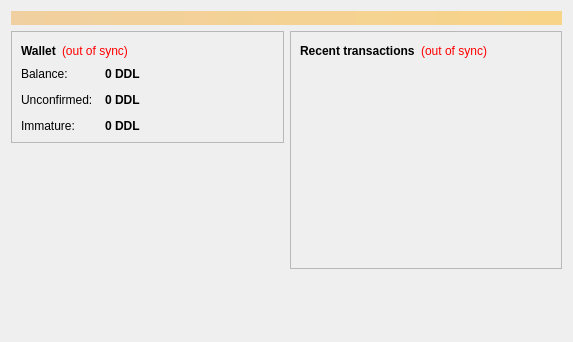
<?xml version="1.0" encoding="UTF-8"?>
<ui version="4.0">
 <class>OverviewPage</class>
 <widget class="QWidget" name="OverviewPage">
  <property name="geometry">
   <rect>
    <x>0</x>
    <y>0</y>
    <width>573</width>
    <height>342</height>
   </rect>
  </property>
  <property name="windowTitle">
   <string>Form</string>
  </property>
  <layout class="QVBoxLayout" name="topLayout">
   <item>
    <widget class="QLabel" name="labelAlerts">
     <property name="visible">
      <bool>false</bool>
     </property>
     <property name="styleSheet">
      <string notr="true">background-color: qlineargradient(x1: 0, y1: 0, x2: 1, y2: 0, stop:0 #F0D0A0, stop:1 #F8D488); color:#000000;</string>
     </property>
     <property name="wordWrap">
      <bool>true</bool>
     </property>
     <property name="margin">
      <number>3</number>
     </property>
    </widget>
   </item>
   <item>
    <layout class="QHBoxLayout" name="horizontalLayout" stretch="1,1">
     <item>
      <layout class="QVBoxLayout" name="verticalLayout_2">
       <item>
        <widget class="QFrame" name="frame">
         <property name="frameShape">
          <enum>QFrame::StyledPanel</enum>
         </property>
         <property name="frameShadow">
          <enum>QFrame::Raised</enum>
         </property>
         <layout class="QVBoxLayout" name="verticalLayout_4">
          <item>
           <layout class="QHBoxLayout" name="horizontalLayout_4">
            <item>
             <widget class="QLabel" name="label_5">
              <property name="font">
               <font>
                <weight>75</weight>
                <bold>true</bold>
               </font>
              </property>
              <property name="text">
               <string>Wallet</string>
              </property>
             </widget>
            </item>
            <item>
             <widget class="QLabel" name="labelWalletStatus">
              <property name="toolTip">
               <string>The displayed information may be out of date. Your wallet automatically synchronizes with the DefiledDollars network after a connection is established, but this process has not completed yet.</string>
              </property>
              <property name="styleSheet">
               <string notr="true">QLabel { color: red; }</string>
              </property>
              <property name="text">
               <string notr="true">(out of sync)</string>
              </property>
              <property name="alignment">
               <set>Qt::AlignLeading|Qt::AlignLeft|Qt::AlignVCenter</set>
              </property>
             </widget>
            </item>
            <item>
             <spacer name="horizontalSpacer_2">
              <property name="orientation">
               <enum>Qt::Horizontal</enum>
              </property>
              <property name="sizeHint" stdset="0">
               <size>
                <width>40</width>
                <height>20</height>
               </size>
              </property>
             </spacer>
            </item>
           </layout>
          </item>
          <item>
           <layout class="QFormLayout" name="formLayout_2">
            <property name="fieldGrowthPolicy">
             <enum>QFormLayout::AllNonFixedFieldsGrow</enum>
            </property>
            <property name="horizontalSpacing">
             <number>12</number>
            </property>
            <property name="verticalSpacing">
             <number>12</number>
            </property>
            <item row="0" column="0">
             <widget class="QLabel" name="label">
              <property name="text">
               <string>Balance:</string>
              </property>
             </widget>
            </item>
            <item row="0" column="1">
             <widget class="QLabel" name="labelBalance">
              <property name="font">
               <font>
                <weight>75</weight>
                <bold>true</bold>
               </font>
              </property>
              <property name="cursor">
               <cursorShape>IBeamCursor</cursorShape>
              </property>
              <property name="toolTip">
               <string>Your current balance</string>
              </property>
              <property name="text">
               <string notr="true">0 DDL</string>
              </property>
              <property name="textInteractionFlags">
               <set>Qt::LinksAccessibleByMouse|Qt::TextSelectableByKeyboard|Qt::TextSelectableByMouse</set>
              </property>
             </widget>
            </item>
            <item row="1" column="0">
             <widget class="QLabel" name="label_3">
              <property name="text">
               <string>Unconfirmed:</string>
              </property>
             </widget>
            </item>
            <item row="1" column="1">
             <widget class="QLabel" name="labelUnconfirmed">
              <property name="font">
               <font>
                <weight>75</weight>
                <bold>true</bold>
               </font>
              </property>
              <property name="cursor">
               <cursorShape>IBeamCursor</cursorShape>
              </property>
              <property name="toolTip">
               <string>Total of transactions that have yet to be confirmed, and do not yet count toward the current balance</string>
              </property>
              <property name="text">
               <string notr="true">0 DDL</string>
              </property>
              <property name="textInteractionFlags">
               <set>Qt::LinksAccessibleByMouse|Qt::TextSelectableByKeyboard|Qt::TextSelectableByMouse</set>
              </property>
             </widget>
            </item>
            <item row="2" column="0">
             <widget class="QLabel" name="labelImmatureText">
              <property name="text">
               <string>Immature:</string>
              </property>
             </widget>
            </item>
            <item row="2" column="1">
             <widget class="QLabel" name="labelImmature">
              <property name="font">
               <font>
                <weight>75</weight>
                <bold>true</bold>
               </font>
              </property>
              <property name="toolTip">
               <string>Mined balance that has not yet matured</string>
              </property>
              <property name="text">
               <string notr="true">0 DDL</string>
              </property>
              <property name="textInteractionFlags">
               <set>Qt::LinksAccessibleByMouse|Qt::TextSelectableByKeyboard|Qt::TextSelectableByMouse</set>
              </property>
             </widget>
            </item>
           </layout>
          </item>
         </layout>
        </widget>
       </item>
       <item>
        <spacer name="verticalSpacer">
         <property name="orientation">
          <enum>Qt::Vertical</enum>
         </property>
         <property name="sizeHint" stdset="0">
          <size>
           <width>20</width>
           <height>40</height>
          </size>
         </property>
        </spacer>
       </item>
      </layout>
     </item>
     <item>
      <layout class="QVBoxLayout" name="verticalLayout_3">
       <item>
        <widget class="QFrame" name="frame_2">
         <property name="frameShape">
          <enum>QFrame::StyledPanel</enum>
         </property>
         <property name="frameShadow">
          <enum>QFrame::Raised</enum>
         </property>
         <layout class="QVBoxLayout" name="verticalLayout">
          <item>
           <layout class="QHBoxLayout" name="horizontalLayout_2">
            <item>
             <widget class="QLabel" name="label_4">
              <property name="text">
               <string>&lt;b&gt;Recent transactions&lt;/b&gt;</string>
              </property>
             </widget>
            </item>
            <item>
             <widget class="QLabel" name="labelTransactionsStatus">
              <property name="toolTip">
               <string>The displayed information may be out of date. Your wallet automatically synchronizes with the DefiledDollars network after a connection is established, but this process has not completed yet.</string>
              </property>
              <property name="styleSheet">
               <string notr="true">QLabel { color: red; }</string>
              </property>
              <property name="text">
               <string notr="true">(out of sync)</string>
              </property>
              <property name="alignment">
               <set>Qt::AlignRight|Qt::AlignTrailing|Qt::AlignVCenter</set>
              </property>
             </widget>
            </item>
            <item>
             <spacer name="horizontalSpacer">
              <property name="orientation">
               <enum>Qt::Horizontal</enum>
              </property>
              <property name="sizeHint" stdset="0">
               <size>
                <width>40</width>
                <height>20</height>
               </size>
              </property>
             </spacer>
            </item>
           </layout>
          </item>
          <item>
           <widget class="QListView" name="listTransactions">
            <property name="styleSheet">
             <string notr="true">QListView { background: transparent; }</string>
            </property>
            <property name="frameShape">
             <enum>QFrame::NoFrame</enum>
            </property>
            <property name="verticalScrollBarPolicy">
             <enum>Qt::ScrollBarAlwaysOff</enum>
            </property>
            <property name="horizontalScrollBarPolicy">
             <enum>Qt::ScrollBarAlwaysOff</enum>
            </property>
            <property name="selectionMode">
             <enum>QAbstractItemView::NoSelection</enum>
            </property>
           </widget>
          </item>
         </layout>
        </widget>
       </item>
       <item>
        <spacer name="verticalSpacer_2">
         <property name="orientation">
          <enum>Qt::Vertical</enum>
         </property>
         <property name="sizeHint" stdset="0">
          <size>
           <width>20</width>
           <height>40</height>
          </size>
         </property>
        </spacer>
       </item>
      </layout>
     </item>
    </layout>
   </item>
  </layout>
 </widget>
 <resources/>
 <connections/>
</ui>
